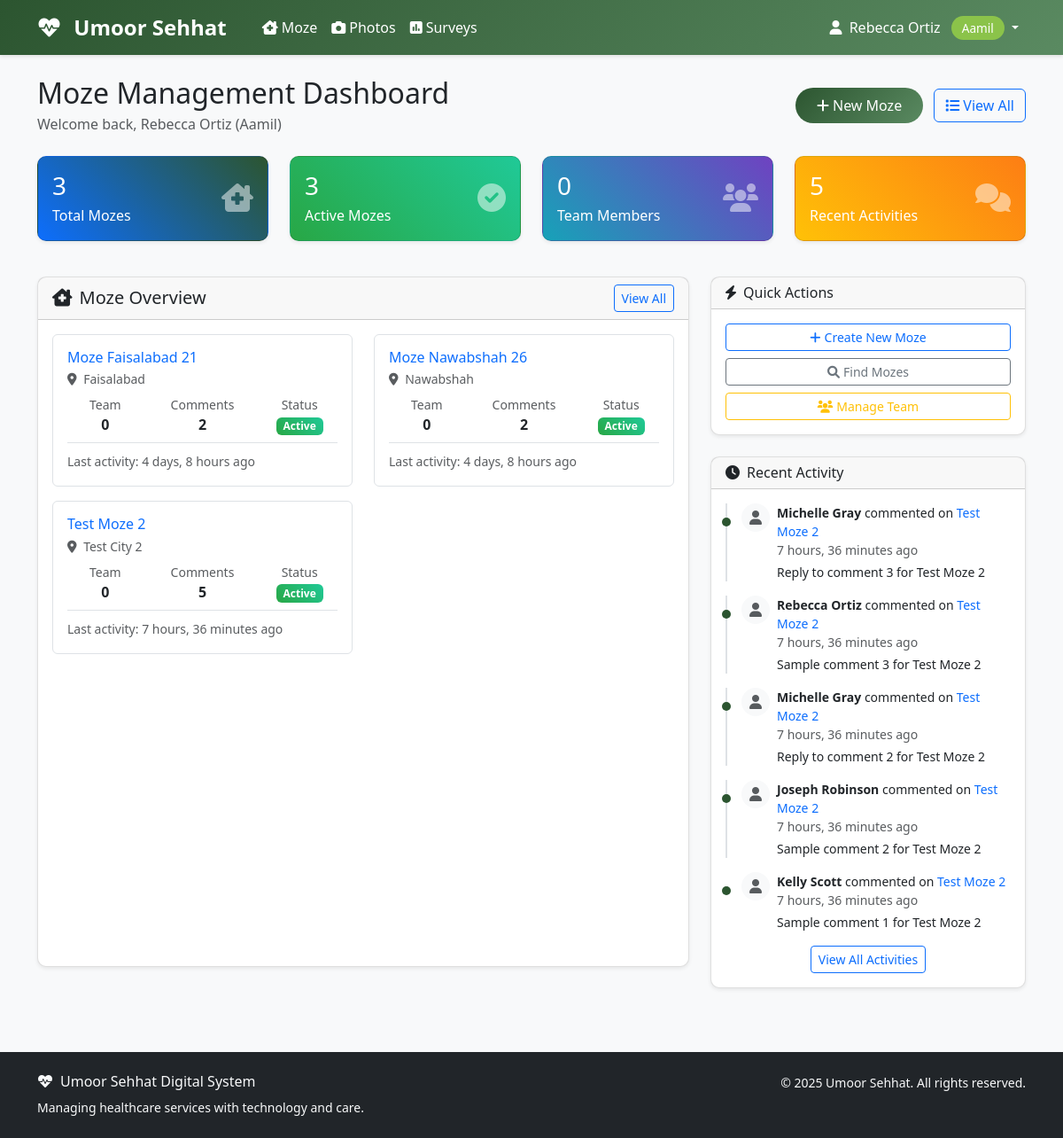
Before: /moze/ (signed in) with the older database file.
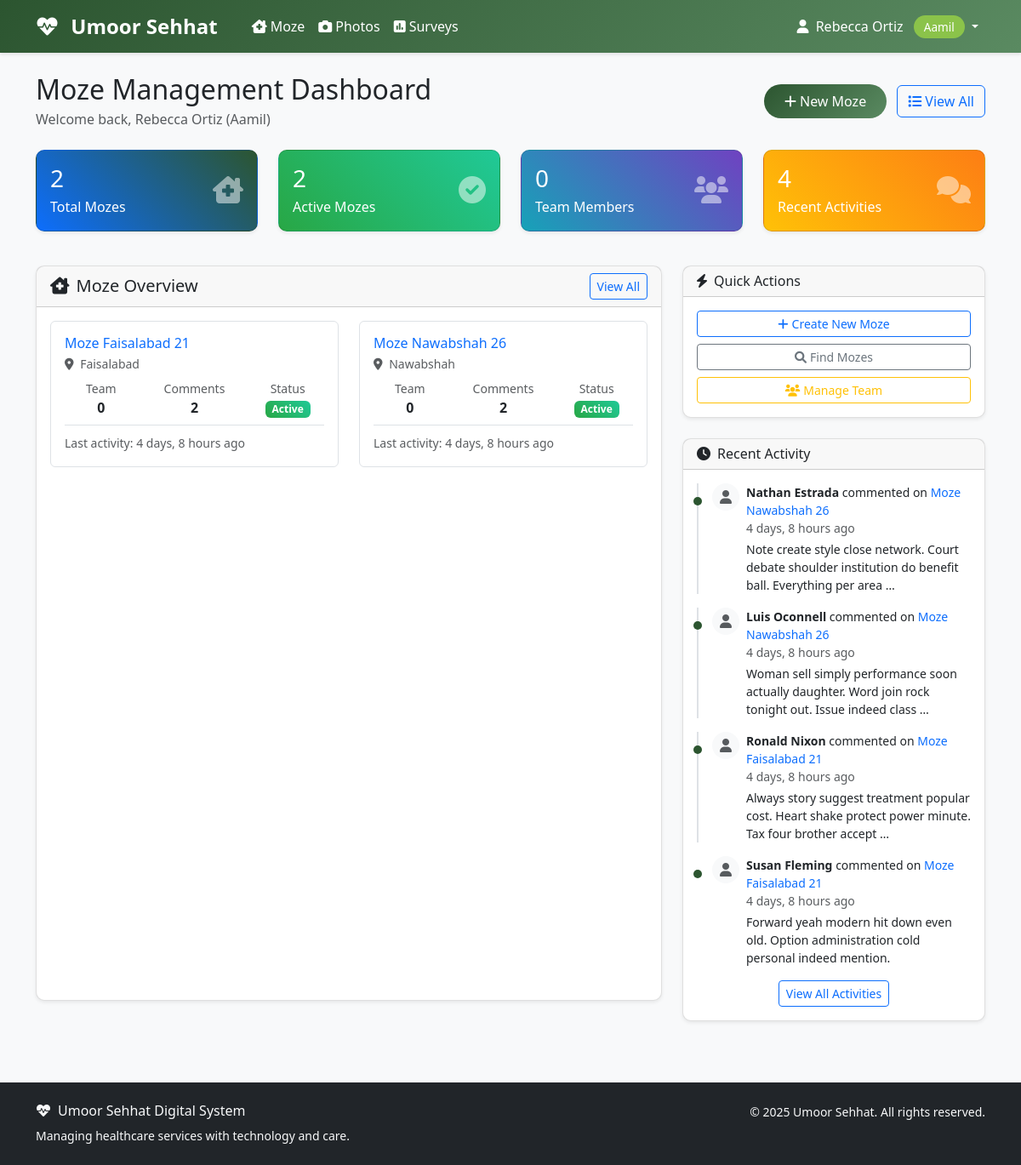
After: the same page with the newer database file.
### moze/models.py (models this page shows, shortened)
class Moze(models.Model):
    name = models.CharField(max_length=100, unique=True)
    location = models.CharField(max_length=200)
    address = models.TextField(blank=True, null=True)
    aamil = models.ForeignKey(
        settings.AUTH_USER_MODEL,
        on_delete=models.CASCADE,
        related_name='managed_mozes',
        limit_choices_to={'role': 'aamil'}
    )
    team_members = models.ManyToManyField(
        settings.AUTH_USER_MODEL,
        related_name='moze_teams',
        blank=True,
        help_text='Team members assigned to this Moze'
    )
    moze_coordinator = models.ForeignKey(
        settings.AUTH_USER_MODEL,
        on_delete=models.SET_NULL,
        null=True,
        blank=True,
        related_name='coordinated_mozes',
        limit_choices_to={'role': 'moze_coordinator'}
    )
    established_date = models.DateField(blank=True, null=True)
    is_active = models.BooleanField(default=True)
    capacity = models.PositiveIntegerField(default=100, help_text='Maximum patient capacity')
    contact_phone = models.CharField(max_length=15, blank=True, null=True)
    contact_email = models.EmailField(blank=True, null=True)
    created_at = models.DateTimeField(auto_now_add=True)
    updated_at = models.DateTimeField(auto_now=True)
    class Meta:
        verbose_name = 'Moze'
        verbose_name_plural = 'Mozes'
        ordering = ['name']
    def get_team_count(self):
        return self.team_members.count()

class MozeComment(models.Model):
    moze = models.ForeignKey(Moze, on_delete=models.CASCADE, related_name='comments')
    author = models.ForeignKey(settings.AUTH_USER_MODEL, on_delete=models.CASCADE)
    content = models.TextField()
    parent = models.ForeignKey('self', on_delete=models.CASCADE, null=True, blank=True, related_name='replies')
    is_active = models.BooleanField(default=True)
    created_at = models.DateTimeField(auto_now_add=True)
    updated_at = models.DateTimeField(auto_now=True)
    class Meta:
        ordering = ['-created_at']

### accounts/models.py (models this page shows, shortened)
class User(AbstractUser):
    ROLE_CHOICES = [
        ('aamil', 'Aamil'),
        ('moze_coordinator', 'Moze Coordinator'),
        ('doctor', 'Doctor'),
        ('student', 'Student'),
        ('badri_mahal_admin', 'Badri Mahal Admin'),
    ]
    role = models.CharField(max_length=20, choices=ROLE_CHOICES, default='student')
    its_id = models.CharField(
        max_length=8,
        unique=True,
        null=True,
        blank=True,
        validators=[RegexValidator(
            regex=r'^\d{8}$',
            message='ITS ID must be exactly 8 digits',
            code='invalid_its_id'
        )],
        help_text='8-digit ITS ID'
    )
    phone_number = models.CharField(max_length=15, blank=True, null=True)
    profile_photo = models.URLField(blank=True, null=True)
    arabic_name = models.CharField(max_length=100, blank=True, null=True)
    age = models.PositiveIntegerField(blank=True, null=True)
    verified_certificate = models.FileField(upload_to='certificates/', blank=True, null=True)
    specialty = models.CharField(max_length=100, blank=True, null=True)
    college = models.CharField(max_length=100, blank=True, null=True)  # For students
    specialization = models.CharField(max_length=100, blank=True, null=True)  # For students
    created_at = models.DateTimeField(auto_now_add=True)
    updated_at = models.DateTimeField(auto_now=True)
    def get_full_name(self):
        if self.arabic_name:
            return self.arabic_name
        return super().get_full_name() or self.username
    @property
    def is_aamil(self):
        return self.role == 'aamil'
    @property
    def is_moze_coordinator(self):
        return self.role == 'moze_coordinator'
    @property
    def is_doctor(self):
        return self.role == 'doctor'
    @property
    def is_student(self):
        return self.role == 'student'
    @property
    def is_admin(self):
        return self.role == 'badri_mahal_admin' or self.is_superuser
    class Meta:
        verbose_name = 'User'
        verbose_name_plural = 'Users'
        ordering = ['first_name', 'last_name']

### moze/views.py (the view)
# urls.py: path('', views.dashboard, name='dashboard'),
@login_required
def dashboard(request):
    user = request.user
    if user.is_admin:
        mozes = Moze.objects.all()
    elif user.role == 'aamil':
        mozes = user.managed_mozes.all()
    elif user.role == 'moze_coordinator':
        mozes = user.coordinated_mozes.all()
    else:
        mozes = Moze.objects.none()
    total_mozes = mozes.count()
    active_mozes = mozes.filter(is_active=True).count()
    team_members_count = User.objects.filter(moze_teams__in=mozes).distinct().count()
    recent_comments = MozeComment.objects.filter(
        moze__in=mozes,
        is_active=True
    ).select_related('author', 'moze').order_by('-created_at')[:5]
    moze_stats = []
    for moze in mozes[:6]:  # Top 6 mozes for dashboard
        stats = {
            'moze': moze,
            'team_count': moze.get_team_count(),
            'comments_count': moze.comments.filter(is_active=True).count(),
            'last_activity': moze.comments.filter(is_active=True).first(),
        }
        moze_stats.append(stats)
    context = {
        'total_mozes': total_mozes,
        'active_mozes': active_mozes,
        'team_members_count': team_members_count,
        'recent_comments': recent_comments,
        'moze_stats': moze_stats,
        'user_role': user.get_role_display(),
    }
    return render(request, 'moze/dashboard.html', context)

### templates/moze/dashboard.html (shortened to what the changed rows need)
{% extends 'base.html' %}
{% block content %}
<div class="container">
    <div class="row mb-4">
        <div class="col">
            <div class="d-flex justify-content-between align-items-center">
                <div>
                    <h2 class="mb-1">Moze Management Dashboard</h2>
                </div>
            </div>
        </div>
    </div>
    <div class="row mb-4">
        <div class="col-md-3 mb-3">
            <div class="card bg-primary text-white">
                <div class="card-body">
                    <div class="d-flex justify-content-between">
                        <div>
                            <h3 class="mb-1">{{ total_mozes }}</h3>
                            <p class="mb-0">Total Mozes</p>
                        </div>
                    </div>
                </div>
            </div>
        </div>
        <div class="col-md-3 mb-3">
            <div class="card bg-success text-white">
                <div class="card-body">
                    <div class="d-flex justify-content-between">
                        <div>
                            <h3 class="mb-1">{{ active_mozes }}</h3>
                            <p class="mb-0">Active Mozes</p>
                        </div>
                    </div>
                </div>
            </div>
        </div>
        <div class="col-md-3 mb-3">
            <div class="card bg-warning text-white">
                <div class="card-body">
                    <div class="d-flex justify-content-between">
                        <div>
                            <h3 class="mb-1">{{ recent_comments|length }}</h3>
                            <p class="mb-0">Recent Activities</p>
                        </div>
                    </div>
                </div>
            </div>
        </div>
    </div>
    <div class="row">
        <div class="col-lg-8 mb-4">
            <div class="card h-100">
                <div class="card-body">
                    {% if moze_stats %}
                        <div class="row">
                            {% for stat in moze_stats %}
                                <div class="col-md-6 mb-3">
                                    <div class="border rounded p-3 h-100">
                                        <div class="d-flex justify-content-between align-items-start">
                                            <div class="flex-grow-1">
                                                <h6 class="mb-1">
                                                    <a href="{% url 'moze:detail' stat.moze.pk %}"
                                                       class="text-decoration-none">
                                                        {{ stat.moze.name }}
                                                    </a>
                                                </h6>
                                                <p class="small text-muted mb-2">
                                                    <i class="fas fa-map-marker-alt me-1"></i>
                                                    {{ stat.moze.location }}
                                                </p>
                                                <div class="row text-center">
                                                    <div class="col-4">
                                                        <small class="text-muted d-block">Team</small>
                                                        <strong>{{ stat.team_count }}</strong>
                                                    </div>
                                                    <div class="col-4">
                                                        <small class="text-muted d-block">Comments</small>
                                                        <strong>{{ stat.comments_count }}</strong>
                                                    </div>
                                                    <div class="col-4">
                                                        <small class="text-muted d-block">Status</small>
                                                        {% if stat.moze.is_active %}
                                                            <span class="badge bg-success">Active</span>
                                                        {% else %}
                                                            <span class="badge bg-secondary">Inactive</span>
                                                        {% endif %}
                                                    </div>
                                                </div>
                                            </div>
                                        </div>
                                        {% if stat.last_activity %}
                                            <div class="border-top pt-2 mt-2">
                                                <small class="text-muted">
                                                    Last activity: {{ stat.last_activity.created_at|timesince }} ago
                                                </small>
                                            </div>
                                        {% endif %}
                                    </div>
                                </div>
                            {% endfor %}
                        </div>
                    {% endif %}
                </div>
            </div>
        </div>
        <div class="col-lg-4">
            <div class="card">
                <div class="card-body">
                    {% if recent_comments %}
                        <div class="activity-feed">
                            {% for comment in recent_comments %}
                                <div class="activity-item mb-3">
                                    <div class="d-flex">
                                        <div class="flex-shrink-0">
                                            {% if comment.author.profile_photo %}
                                                <img src="{{ comment.author.profile_photo.url }}"
                                                     alt="{{ comment.author.get_full_name }}"
                                                     class="rounded-circle" width="32" height="32">
                                            {% else %}
                                                <div class="rounded-circle bg-light d-flex align-items-center justify-content-center"
                                                     style="width: 32px; height: 32px;">
                                                    <i class="fas fa-user text-muted"></i>
                                                </div>
                                            {% endif %}
                                        </div>
                                        <div class="flex-grow-1 ms-2">
                                            <div class="small">
                                                <strong>{{ comment.author.get_full_name }}</strong>
                                                commented on
                                                <a href="{% url 'moze:detail' comment.moze.pk %}"
                                                   class="text-decoration-none">
                                                    {{ comment.moze.name }}
                                                </a>
                                            </div>
                                            <div class="small text-muted">
                                                {{ comment.created_at|timesince }} ago
                                            </div>
                                            <div class="small mt-1">
                                                {{ comment.content|truncatewords:15 }}
                                            </div>
                                        </div>
                                    </div>
                                </div>
                            {% endfor %}
                        </div>
                    {% else %}
                        <div class="text-center py-3">
                            <i class="fas fa-clock fa-2x text-muted mb-2"></i>
                            <p class="text-muted mb-0">No recent activity</p>
                        </div>
                    {% endif %}
                </div>
            </div>
        </div>
    </div>
</div>
{% endblock %}

Changed rows visible on the page:
removed Moze: moze.name "Test Moze 2", moze.location "Test City 2", team_count "0", comments_count "5", is_active "Active", last_activity.created_at "7 hours, 36 minutes"
removed MozeComment: author.get_full_name "Michelle Gray", moze.name "Test Moze 2", created_at "7 hours, 36 minutes", content "Reply to comment 3 for Test Moze 2"
removed MozeComment: author.get_full_name "Rebecca Ortiz", moze.name "Test Moze 2", created_at "7 hours, 36 minutes", content "Sample comment 3 for Test Moze 2"
removed MozeComment: author.get_full_name "Michelle Gray", moze.name "Test Moze 2", created_at "7 hours, 36 minutes", content "Reply to comment 2 for Test Moze 2"
removed MozeComment: author.get_full_name "Joseph Robinson", moze.name "Test Moze 2", created_at "7 hours, 36 minutes", content "Sample comment 2 for Test Moze 2"
removed MozeComment: author.get_full_name "Kelly Scott", moze.name "Test Moze 2", created_at "7 hours, 36 minutes", content "Sample comment 1 for Test Moze 2"
now on this page (row unchanged): MozeComment: author.get_full_name "Nathan Estrada", moze.name "Moze Nawabshah 26", created_at "4 days, 8 hours", content "Note create style close network. Court debate shoulder institution do benefit ball. Everything per area …"
now on this page (row unchanged): MozeComment: author.get_full_name "Luis Oconnell", moze.name "Moze Nawabshah 26", created_at "4 days, 8 hours", content "Woman sell simply performance soon actually daughter. Word join rock tonight out. Issue indeed class …"
now on this page (row unchanged): MozeComment: author.get_full_name "Ronald Nixon", moze.name "Moze Faisalabad 21", created_at "4 days, 8 hours", content "Always story suggest treatment popular cost. Heart shake protect power minute. Tax four brother accept …"
now on this page (row unchanged): MozeComment: author.get_full_name "Susan Fleming", moze.name "Moze Faisalabad 21", created_at "4 days, 8 hours", content "Forward yeah modern hit down even old. Option administration cold personal indeed mention."
Other visible differences:
{{ total_mozes }}: "3" → "2"
{{ active_mozes }}: "3" → "2"
{{ recent_comments|length }}: "5" → "4"
